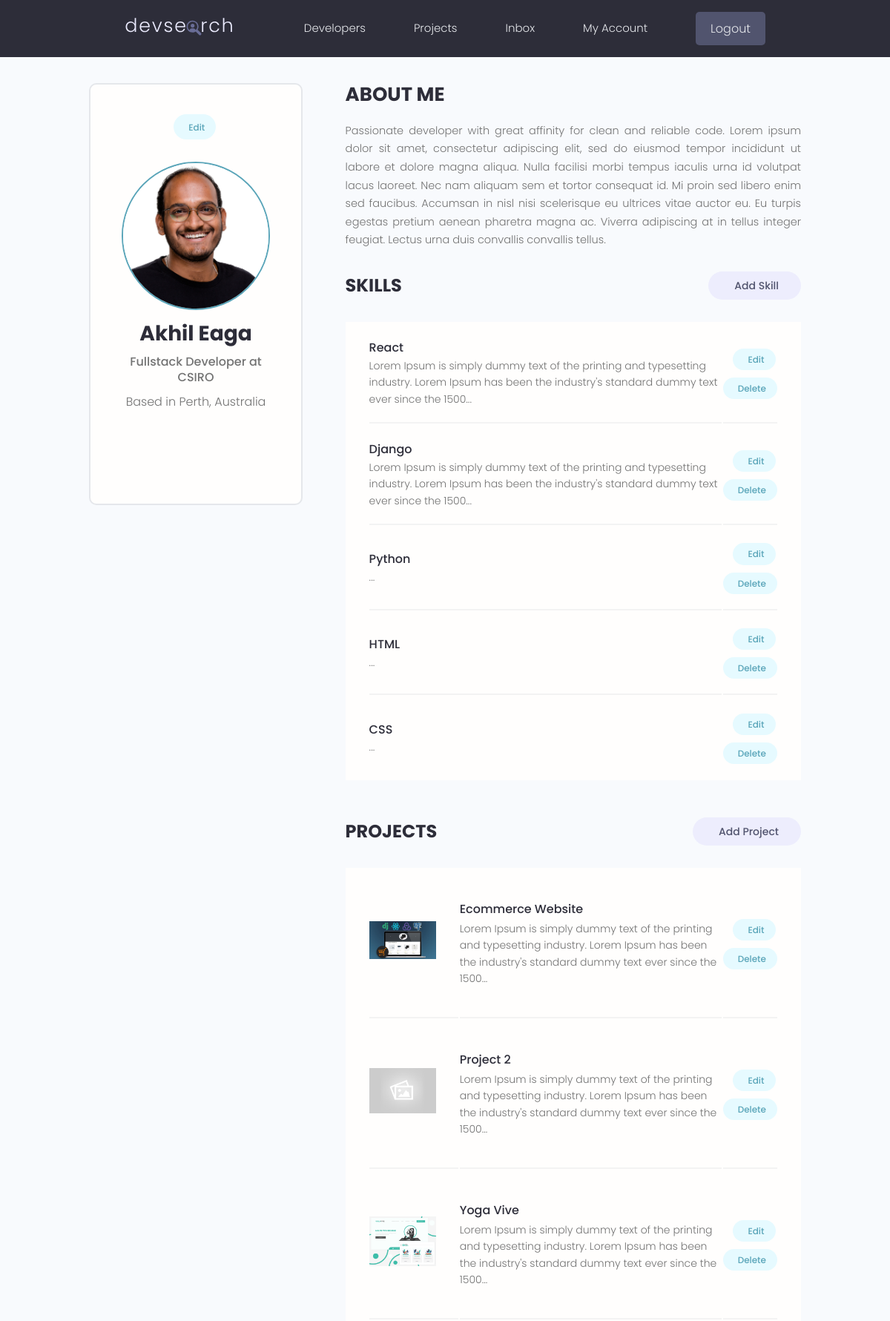
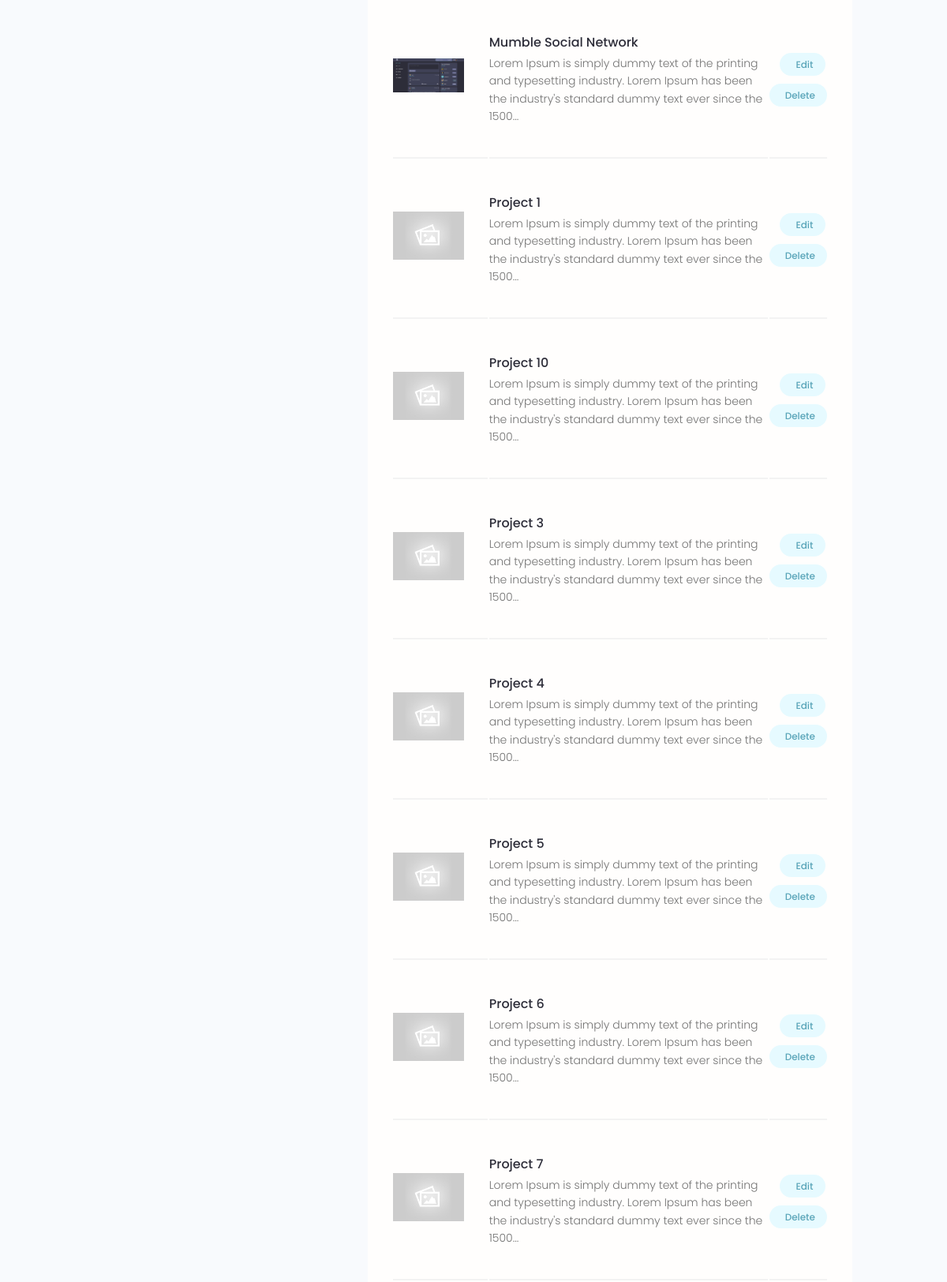
The app's page /account/ (signed in, upper part) with its own data (2 pictures, top to bottom).
### users/models.py (models this page shows, shortened)
class Profile(models.Model):
    user = models.OneToOneField(User, on_delete=models.CASCADE, null=True, blank=True)
    name = models.CharField(max_length=200, null=True, blank=True)
    email = models.EmailField(max_length=500, null=True, blank=True)
    username = models.CharField(max_length=200, null=True, blank=True)
    location = models.CharField(max_length=200, null=True, blank=True)
    short_intro = models.CharField(max_length=200, null=True, blank=True)
    bio = models.TextField(null=True, blank=True)
    profile_image = models.ImageField(null=True, blank=True, upload_to="profiles/", default="profiles/user-default.png")
    social_github = models.CharField(max_length=500, null=True, blank=True)
    social_stackoverflow = models.CharField(max_length=500, null=True, blank=True)
    social_twitter = models.CharField(max_length=500, null=True, blank=True)
    social_linkedin = models.CharField(max_length=500, null=True, blank=True)
    social_youtube = models.CharField(max_length=500, null=True, blank=True)
    social_website = models.CharField(max_length=500, null=True, blank=True)
    created = models.DateTimeField(auto_now_add=True)
    id = models.UUIDField(default=uuid.uuid4, unique=True, primary_key=True, editable=False)

class Skill(models.Model):
    owner = models.ForeignKey(Profile, on_delete=models.CASCADE, null=True, blank=True)
    name = models.CharField(max_length=200, null=True, blank=True)
    description = models.TextField(null=True, blank=True)
    created = models.DateTimeField(auto_now_add=True)
    id = models.UUIDField(default=uuid.uuid4, unique=True, primary_key=True, editable=False)

### projects/models.py (models this page shows, shortened)
class Project(models.Model):
    owner = models.ForeignKey(Profile, null=True, blank=True, on_delete=models.SET_NULL)
    title = models.CharField(max_length=200)
    description = models.TextField(null=True, blank=True)
    featured_image = models.ImageField(null=True, blank=True, default="default.jpg")
    demo_link = models.CharField(max_length=2000, null=True, blank=True)
    source_link = models.CharField(max_length=2000, null=True, blank=True)
    tags = models.ManyToManyField('Tag', blank=True)
    vote_count = models.IntegerField(default=0, null=True, blank=True)
    vote_ratio = models.IntegerField(default=0, null=True, blank=True)
    created = models.DateTimeField(auto_now_add=True)
    id = models.UUIDField(default=uuid.uuid4, unique=True, primary_key=True, editable=False)
    class Meta:
        ordering = ["-vote_ratio", "-vote_count", 'title']

### users/views.py (the view)
# urls.py: path('account/', views.userAccount, name="account"),
@login_required(login_url='login')
def userAccount(request):
    profile = request.user.profile
    skills = profile.skill_set.all()
    projects = profile.project_set.all()
    context = {
        'profile': profile,
        'skills': skills,
        'projects': projects,
    }
    return render(request, 'users/account.html', context)

### users/templates/users/account.html (shortened to what this page needs)
{% extends 'main.html' %}
{% block content %}
<main class="settingsPage profile my-md">
  <div class="container">
    <div class="layout">
      <div class="column column--1of3">
        <div class="card text-center">
          <div class="card__body dev">
            <a class="tag tag--pill tag--main settings__btn" href="{% url 'edit-account' %}">
              Edit</a>
            <img class="avatar avatar--xl dev__avatar" src="{{profile.profile_image.url}}" />
            <h2 class="dev__name">{{ profile.name }}</h2>
            <p class="dev__title">{{ profile.short_intro }}</p>
            <p class="dev__location">Based in {{ profile.location }}</p>
            <ul class="dev__social">
            </ul>
          </div>
        </div>
      </div>
      <div class="column column--2of3">
        <div class="devInfo">
          <h3 class="devInfo__title">About Me</h3>
          <p class="devInfo__about">
            {{profile.bio}}
          </p>
        </div>
        <div class="settings">
          <h3 class="settings__title">Skills</h3>
          <a class="tag tag--pill tag--sub settings__btn tag--lg" href="{% url 'create-skill' %}"> Add Skill</a>
        </div>
        <table class="settings__table">
          {% for skill in skills %}
          <tr>
            <td class="settings__tableInfo">
              <h4>{{skill.name}}</h4>
              <p>{{skill.description|slice:"150"}}...</p>
            </td>
            <td class="settings__tableActions">
              <a class="tag tag--pill tag--main settings__btn" href="{% url 'update-skill' skill.id %}"> Edit</a>
              <a class="tag tag--pill tag--main settings__btn" href="{% url 'delete-skill' skill.id %}?next=/account">
                Delete</a>
            </td>
          </tr>
          {% endfor %}
        </table>
        <div class="settings">
          <h3 class="settings__title">Projects</h3>
          <a class="tag tag--pill tag--sub settings__btn tag--lg" href="{% url 'create-project' %}"> Add Project</a>
        </div>
        <table class="settings__table">
          {% for project in projects %}
          <tr>
            <td class="settings__thumbnail">
              <a href="{% url 'project' project.id %}"><img src="{{project.featured_image.url}}"
                  alt="Project Thumbnail" /></a>
            </td>
            <td class="settings__tableInfo">
              <a href="{% url 'project' project.id %}">{{project.title}}</a>
              <p>{{project.description|slice:"150"}}...</p>
            </td>
            <td class="settings__tableActions">
              <a class="tag tag--pill tag--main settings__btn" href="{% url 'update-project' project.id %}"> Edit</a>
              <a class="tag tag--pill tag--main settings__btn"
                href="{% url 'delete-project' project.id %}?next=/account">
                Delete</a>
            </td>
          </tr>
          {% endfor %}
        </table>
      </div>
    </div>
  </div>
</main>
{% endblock content%}

### static/styles/app.css (style rules this page uses)
:root { --color-sub: #2d2d39; }
.card { border: 2px solid var(--color-light); }
img { width: 100%; }
.profile .card > .dev { padding: 4rem; }
.dev__avatar { display: block; margin: auto; }
.dev__name { color: var(--color-sub); font-size: 2.8rem; font-weight: 700; margin-top: 1rem; margin-bottom: 0.5rem; }
.dev__title { font-size: 1.6rem; font-weight: 500; line-height: 1.3; }
.dev__location { margin-top: 1rem; }
.dev__social { margin: 3rem 0; list-style: none; display: flex; justify-content: center; gap: 1.5rem; }
.devInfo { margin-bottom: 3rem; }
.devInfo__title, .devInfo__subtitle { font-size: 2.6rem; color: var(--color-sub); text-transform: uppercase; font-weight: 700; margin-bottom: 1.5rem; }
.devInfo__about, .devSkill__info { font-size: 1.45rem; line-height: 1.7; text-align: justify; }
.settingsPage .dev > .settings__btn { display: inline-block; margin-bottom: 3rem; }
.settings { display: flex; justify-content: space-between; align-items: center; }
.settings__title { font-size: 2.4rem; text-transform: uppercase; font-weight: 700; color: var(--color-sub); }
.settings__table { margin-top: 3rem; margin-bottom: 5rem; padding: 0 3rem; background: var(--color-white); }
.settings__table tr { width: 100%; }
.settings__table tr > td { padding: 2rem 0; }
.settings__table tr:not(:last-child) td { border-bottom: 2px solid var(--color-white-light); }
.settings__thumbnail { width: 23%; min-width: 10rem; }
.settings__thumbnail img { padding-right: 3rem; height: 15rem; object-fit: contain; }
.settings__tableInfo { width: 100%; }
.settings__tableInfo h4, .settings__tableInfo a { padding-right: 1rem; width: auto; font-size: 1.6rem; font-weight: 500; color: var(--color-sub); }
.settings__tableInfo p { font-size: 1.4rem; }
.settings__tableActions { text-align: right; }

### static/uikit/styles/modules/_variables.css (style rules this page uses)
:root { --color-main: #5aa5b9; --color-main-light: #e6faff; --color-sub: #3f4156; --color-sub-light: #51546e; --color-sub-lighter: #ededfd; --color-text: #737373; --color-gray: #8b8b8b; --color-light: #e5e7eb; --color-light-gray: #767676; --color-bg: #f8fafd; --color-white: #fffefd; --color-white-light: #f3f3f3; --color-success: #359e64; --color-success-bg: #def8e8; --color-error: #fc4b0b; --color-error-bg: #fff2ee; --font-base: 'Poppins', arial, helvetica, 'Segoe UI', roboto, ubuntu, sans-serif; --font-monospace: 'Fira Code', 'Courier New', courier, monospace; --font-regular: 300; --font-medium: 500; --font-bold: 700; --generic-shadow: 1px 1px 5px #00000010; --generic-transition: all 0.3s ease-in-out; }

### static/uikit/styles/modules/_base.css (style rules this page uses)
* { margin: 0; padding: 0; box-sizing: border-box; text-rendering: optimizeLegibility; color: inherit; font-size: inherit; }
html { font-size: 50%; }
@media only screen and (min-width: 480px) { html { font-size: 56.25%; } }
@media only screen and (min-width: 1200px) { html { font-size: 62.5%; } }
body { line-height: 1.6; font-weight: 400; font-size: 1.5rem; color: var(--color-text); background-color: var(--color-bg); min-height: 100vh; }

### static/uikit/styles/modules/_typography.css (style rules this page uses)
* { font-family: var(--font-base); }
h2 { font-size: 3.6rem; font-weight: var(--font-bold); }
h3 { font-size: 3.2rem; font-weight: var(--font-medium); }
h4 { font-size: 2.8rem; font-weight: var(--font-medium); }
p, span, strong { font-size: 1.6rem; color: var(--color-text); font-weight: var(--font-regular); }
a { padding-bottom: 2px; text-decoration: none; display: inline-block; color: var(--color-main); font-weight: var(--font-medium); }

### static/uikit/styles/modules/_utilities.css (style rules this page uses)
.container { width: 92%; max-width: 165rem; margin: 0 auto; box-sizing: border-box; }
@media screen and (min-width: 1000px) { .container { width: 90%; } }
@media screen and (min-width: 1200px) { .container { width: 80%; } }
.text-center { text-align: center; }
.my-md { margin: 3rem auto; }

### static/uikit/styles/modules/_avatar.css (style rules this page uses)
.avatar { border-radius: 50%; border: 2px solid var(--color-main); object-fit: cover; }
.avatar--xl { height: 20rem; width: 20rem; }

### static/uikit/styles/modules/_card.css (style rules this page uses)
.card { border-radius: 1rem; background-color: var(--color-white); border: 1.5px solid var(--color-light); width: auto; height: auto; margin-top: 0.5rem; margin-bottom: 0.5rem; overflow: hidden; }
.card__body, .card__header { padding: 2rem 2.5rem; }

### static/uikit/styles/modules/_layout.css (style rules this page uses)
.layout { display: flex; flex-flow: row wrap; justify-content: space-between; }
.layout > .column { margin-bottom: 3rem; }
.layout > .column.column--1of3 { flex-basis: 30%; }
.layout > .column.column--2of3 { flex-basis: 64%; }

### records on screen
Profile: profile_image (picture), name "Akhil Eaga", short_intro "Fullstack Developer at CSIRO", location "Perth, Australia", bio "Passionate developer with great affinity for clean and reliable code. Lorem ipsum dolor sit amet, consectetur adipiscing elit, sed do eiusmod tempor incididunt ut labore et dolore magna aliqua. Nulla facilisi morbi tempus iaculis urna id volutpat lacus laoreet. Nec nam aliquam sem et tortor consequat id. Mi proin sed libero enim sed faucibus. Accumsan in nisl nisi scelerisque eu ultrices vitae auctor eu. Eu turpis egestas pretium aenean pharetra magna ac. Viverra adipiscing at in tellus integer feugiat. Lectus urna duis convallis convallis tellus."
Skill: name "React", description "Lorem Ipsum is simply dummy text of the printing and typesetting industry. Lorem Ipsum has been the industry's standard dummy text ever since the 1500"
Skill: name "Django", description "Lorem Ipsum is simply dummy text of the printing and typesetting industry. Lorem Ipsum has been the industry's standard dummy text ever since the 1500"
Skill: name "Python"
Skill: name "HTML"
Skill: name "CSS"
Project: featured_image (picture), title "Ecommerce Website", description "Lorem Ipsum is simply dummy text of the printing and typesetting industry. Lorem Ipsum has been the industry's standard dummy text ever since the 1500"
Project: featured_image (placeholder picture), title "Project 2", description "Lorem Ipsum is simply dummy text of the printing and typesetting industry. Lorem Ipsum has been the industry's standard dummy text ever since the 1500"
Project: featured_image (picture), title "Yoga Vive", description "Lorem Ipsum is simply dummy text of the printing and typesetting industry. Lorem Ipsum has been the industry's standard dummy text ever since the 1500"
Project: featured_image (picture), title "Mumble Social Network", description "Lorem Ipsum is simply dummy text of the printing and typesetting industry. Lorem Ipsum has been the industry's standard dummy text ever since the 1500"
Project: featured_image (placeholder picture), title "Project 1", description "Lorem Ipsum is simply dummy text of the printing and typesetting industry. Lorem Ipsum has been the industry's standard dummy text ever since the 1500"
Project: featured_image (placeholder picture), title "Project 10", description "Lorem Ipsum is simply dummy text of the printing and typesetting industry. Lorem Ipsum has been the industry's standard dummy text ever since the 1500"
Project: featured_image (placeholder picture), title "Project 3", description "Lorem Ipsum is simply dummy text of the printing and typesetting industry. Lorem Ipsum has been the industry's standard dummy text ever since the 1500"
Project: featured_image (placeholder picture), title "Project 4", description "Lorem Ipsum is simply dummy text of the printing and typesetting industry. Lorem Ipsum has been the industry's standard dummy text ever since the 1500"
Project: featured_image (placeholder picture), title "Project 5", description "Lorem Ipsum is simply dummy text of the printing and typesetting industry. Lorem Ipsum has been the industry's standard dummy text ever since the 1500"
Project: featured_image (placeholder picture), title "Project 6", description "Lorem Ipsum is simply dummy text of the printing and typesetting industry. Lorem Ipsum has been the industry's standard dummy text ever since the 1500"
Project: featured_image (placeholder picture), title "Project 7", description "Lorem Ipsum is simply dummy text of the printing and typesetting industry. Lorem Ipsum has been the industry's standard dummy text ever since the 1500"
